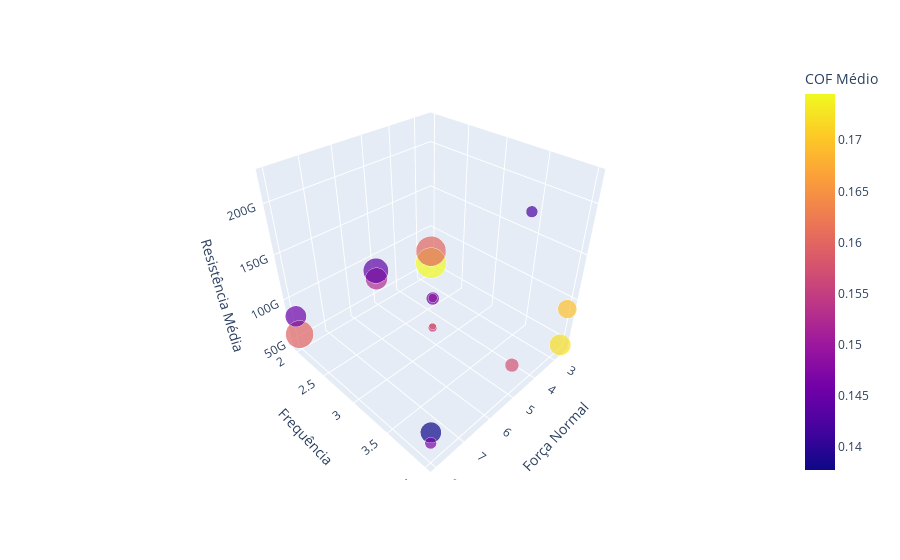

Here is the notebook cell this chart was saved with:
### Code cell
fig = px.scatter_3d(df, x='Força Normal',
                    y='Frequência',
                    z='Resistência Média',
                    color = 'COF Médio',
                    size='Tempo Conduzindo %',
                    size_max=30,
                    opacity = 0.7,
                   )
fig.update_layout(scene_zaxis_tickformat = 's',
                 scene_camera = dict(
                      up=dict(x=0, y=0, z=1),
                      center=dict(x=0, y=0, z=0),
                      eye=dict(x=1.35, y=1.35, z=1.35)
                  ),
                 )

### Figure 1 — Plotly figure (JSON) as saved in the notebook; plotly's stock layout.template omitted (floating-point values rounded to 4 significant figures)
{"data": [{"hovertemplate": "Força Normal=%{x}<br>Frequência=%{y}<br>Resistência Média=%{z}<br>Tempo Conduzindo %=%{marker.size}<br>COF Médio=%{marker.color}<extra></extra>", "legendgroup": "", "marker": {"color": [0.1745, 0.1721, 0.142, 0.1695, 0.1566, 0.1687, 0.1597, 0.1378, 0.1455, 0.1545, 0.1573, 0.1466, 0.16, 0.1526, 0.1443, 0.1455], "coloraxis": "coloraxis", "opacity": 0.7, "size": [0.3014, 0.1441, 0.04348, 0.1134, 0.02656, 0.01686, 0.247, 0.1395, 0.1423, 0.02462, 0.06021, 0.04363, 0.2891, 0.1539, 0.2026, 0.05267], "sizemode": "area", "sizeref": 0.0003349, "symbol": "circle"}, "mode": "markers", "name": "", "scene": "scene", "showlegend": false, "type": "scatter3d", "x": [2.5, 2.5, 5, 2.5, 5.17, 5.17, 8, 8, 8, 5.17, 5, 8, 2.5, 5, 5, 5.17], "y": [2, 4, 4, 4, 3, 3, 2, 4, 2, 3, 4, 4, 2, 2, 2, 3], "z": [53900000000.0, 43300000000.0, 224500000000.0, 89190000000.0, 100800000000.0, 66060000000.0, 57360000000.0, 75840000000.0, 80250000000.0, 64190000000.0, 74810000000.0, 63030000000.0, 70590000000.0, 73390000000.0, 83830000000.0, 100300000000.0]}], "layout": {"coloraxis": {"colorbar": {"title": {"text": "COF Médio"}}, "colorscale": [[0, "#0d0887"], [0.1111, "#46039f"], [0.2222, "#7201a8"], [0.3333, "#9c179e"], [0.4444, "#bd3786"], [0.5556, "#d8576b"], [0.6667, "#ed7953"], [0.7778, "#fb9f3a"], [0.8889, "#fdca26"], [1, "#f0f921"]]}, "legend": {"itemsizing": "constant", "tracegroupgap": 0}, "margin": {"t": 60}, "scene": {"camera": {"center": {"x": 0, "y": 0, "z": 0}, "eye": {"x": 1.35, "y": 1.35, "z": 1.35}, "up": {"x": 0, "y": 0, "z": 1}}, "domain": {"x": [0, 1], "y": [0, 1]}, "xaxis": {"title": {"text": "Força Normal"}}, "yaxis": {"title": {"text": "Frequência"}}, "zaxis": {"tickformat": "s", "title": {"text": "Resistência Média"}}}}}
